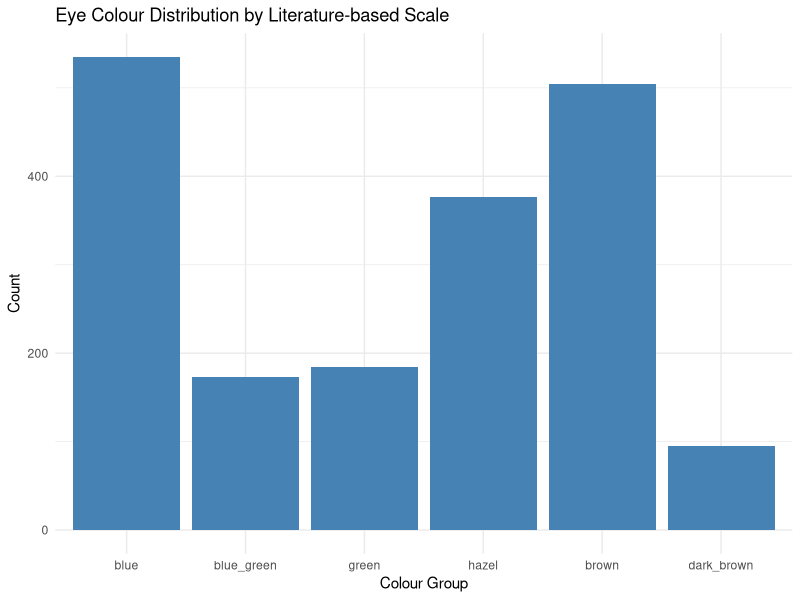

The R script that drew this image:
## ---- chunk 1

eye <- read.table("eye_color.txt", header = TRUE)

## ---- chunk 2

# Define color mapping
color_to_scale <- c(
  "blue" = 0, "dark_blue" = 0, "blue-grey" = 0,
  "blue-green" = 1, "blue-green-grey" = 1, "blue-green-gold" = 1,
  "blue-green_heterochromia" = 1, "blue/green/grey_-_changes_with_lighting_and_clothing" = 1,
  "green" = 2, "green-gray" = 2,
  "hazel/brown-green" = 3, "hazel_green" = 3, "green_with_brown_freckles" = 3,
  "brown" = 4, "amber-brown" = 4,
  "dark_brown" = 5, "black" = 5, "red/blood" = 5
)


## ---- chunk 3

eye$Scale <- color_to_scale[eye$color]

scale_labels <- c("blue", "blue_green", "green", "hazel", "brown", "dark_brown")
eye$Label <- factor(eye$Scale, levels = 0:5, labels = scale_labels)


## ---- chunk 4

library(ggplot2)

ggplot(eye, aes(x = Label)) +
  geom_bar(fill = "steelblue") +
  labs(title = "Eye Colour Distribution by Literature-based Scale",
       x = "Colour Group",
       y = "Count") +
  theme_minimal()


